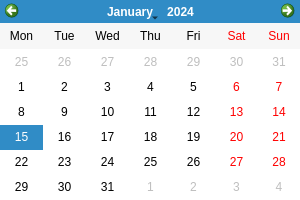
<?xml version="1.0" encoding="UTF-8"?>
<ui version="4.0">
 <class>dlgCalendar</class>
 <widget class="QDialog" name="dlgCalendar">
  <property name="geometry">
   <rect>
    <x>0</x>
    <y>0</y>
    <width>300</width>
    <height>200</height>
   </rect>
  </property>
  <property name="minimumSize">
   <size>
    <width>300</width>
    <height>200</height>
   </size>
  </property>
  <property name="maximumSize">
   <size>
    <width>300</width>
    <height>200</height>
   </size>
  </property>
  <property name="windowTitle">
   <string>Calendario</string>
  </property>
  <widget class="QCalendarWidget" name="Calendar">
   <property name="geometry">
    <rect>
     <x>0</x>
     <y>0</y>
     <width>300</width>
     <height>200</height>
    </rect>
   </property>
   <property name="minimumSize">
    <size>
     <width>300</width>
     <height>200</height>
    </size>
   </property>
   <property name="maximumSize">
    <size>
     <width>300</width>
     <height>200</height>
    </size>
   </property>
   <property name="verticalHeaderFormat">
    <enum>QCalendarWidget::NoVerticalHeader</enum>
   </property>
  </widget>
 </widget>
 <resources/>
 <connections/>
</ui>
